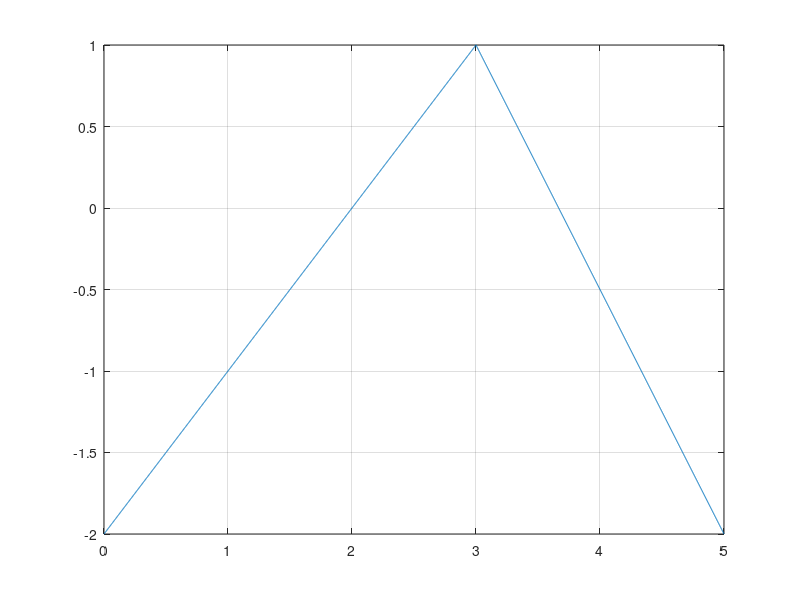
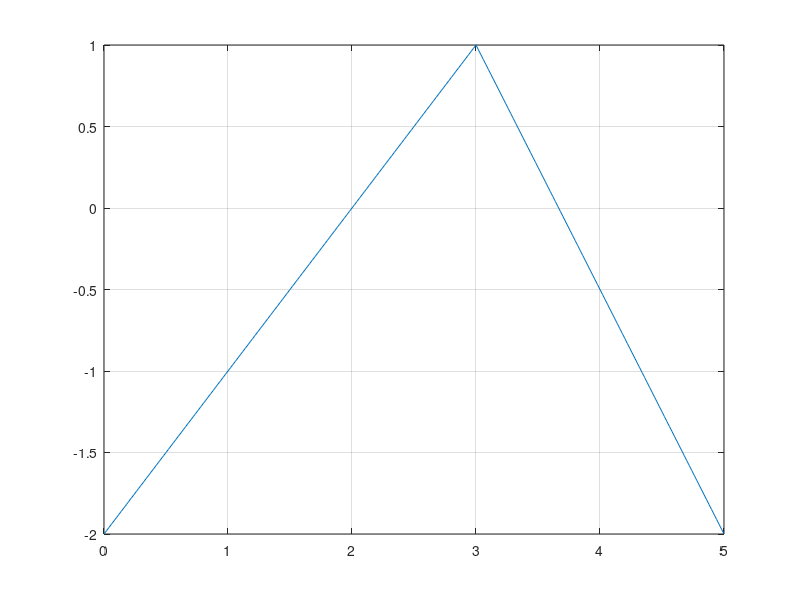
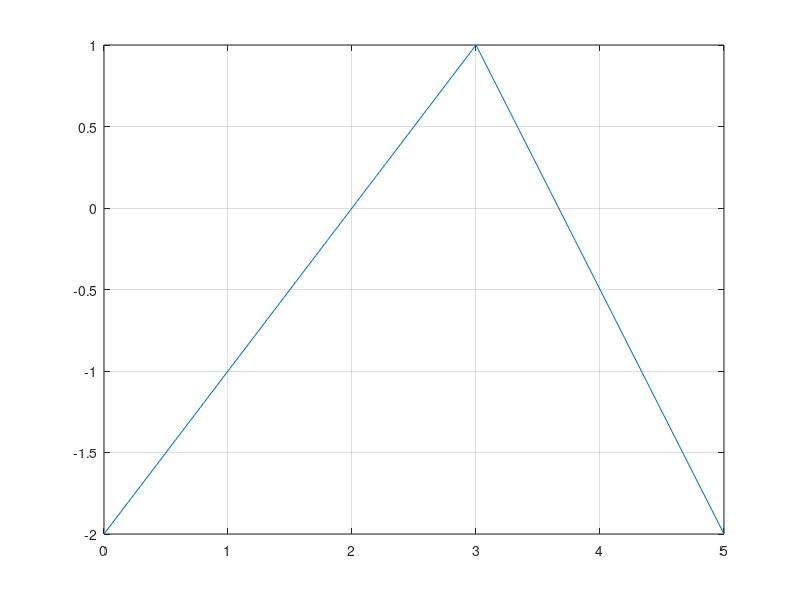

Source code (MATLAB) for these figures, in order:
%ex.2

figure(1)
t = (0:0.002:5);
x =-0.5+1.5*sawtooth(2*pi*0.2*t,0.6);
plot(t,x)
grid on

figure(2)
t = (0:0.02:5);
x =-0.5+1.5*sawtooth(2*pi*0.2*t,0.6);
plot(t,x)
grid on

figure(3)
t = (0:0.2:5);
x =-0.5+1.5*sawtooth(2*pi*0.2*t,0.6);
plot(t,x)
grid on